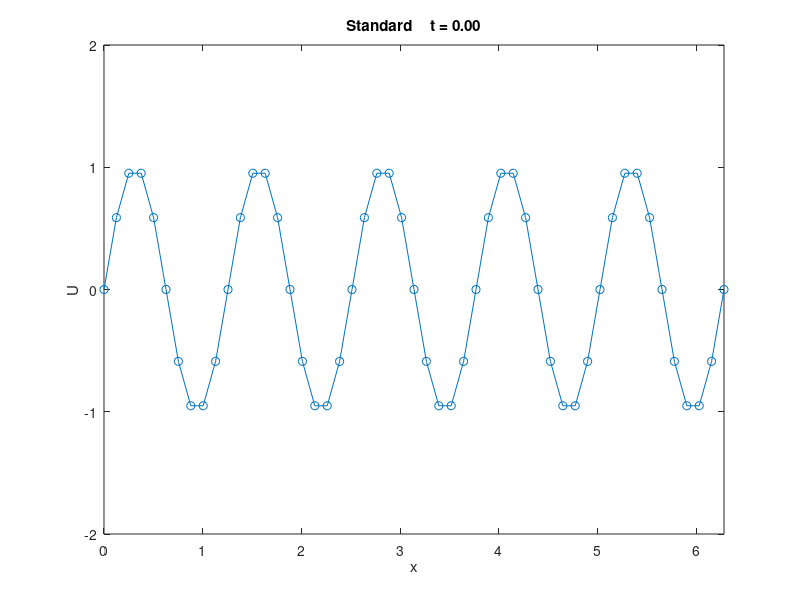
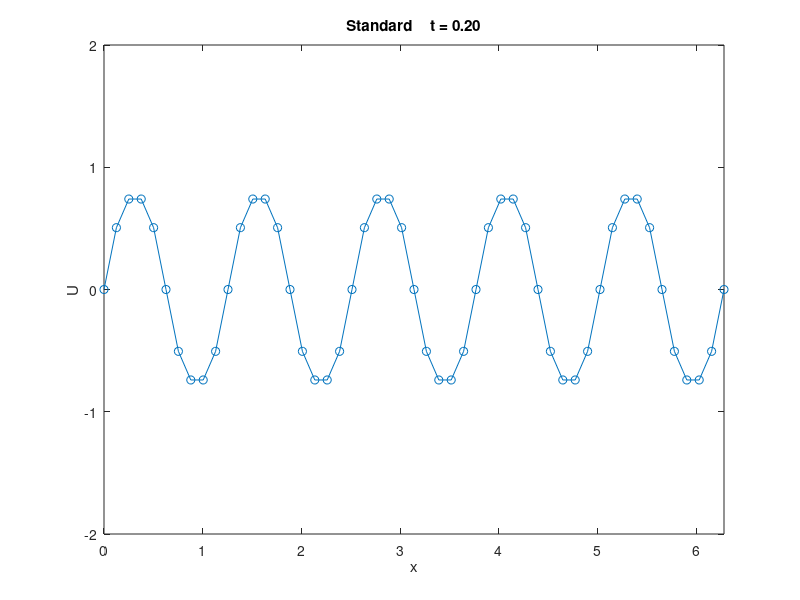
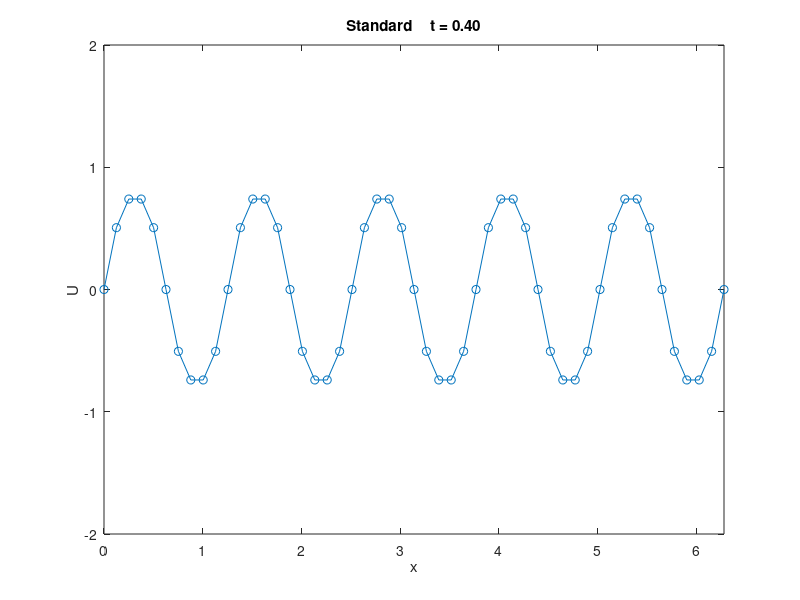
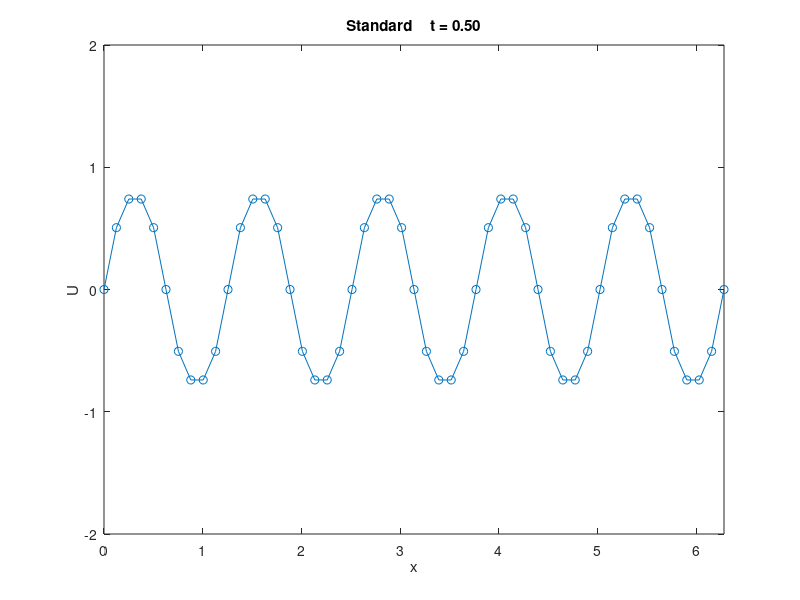

Write MATLAB code to recreate these figures, in order. (Note: this script raises an error after producing the figures.)
% Heat Equation with periodic boundary conditions.
clf;
clc;
clear all;

%addpath('./mole_MATLAB/')

%Settings %%%%
N = 50; % number of grid points

explicit = false;
plots = true;
plot_frequency = 10 * N;
skip_standard = false;
allen_cahn = true;

% Shared problem parameters

% Heat Equation
coeff=(1/.15).^2;  %Coefficient needed for Allen-Cahn PDE.
alpha = 1.0; % thermal diffusivity.

% X Domain
a = 0;
b = 2*pi;
dx = (b-a)/N;

% Time Domain
t0 = 0;
tf = 0.5;
dt = 0.1*(dx^2)/(4*alpha); % Von Neumann Stability Criterion

% Implicit "Standard" Finite Differences Approach

% X discretization
dx = (b-a)/N;
x = [0:dx:(b-dx)]'; % solution domain is u(0) to u(N) {u(x(0)) = u(x(N+1))}
x_display = [x; b];

% Time discretization
t = t0;
timesteps = 0;

% Initial Condition
if (allen_cahn)
  u0=1.2*(rand(size(x))-1*rand(size(x)));
  u0 = sin(5 * x);
else
  u0 = sin(2 * x);
end

u_display = [u0; u0(1)];
u = u0;
unew = u0;

% Finite Difference Operator Matrix
v = alpha*dt/dx^2;
a0 = v*ones(N, 1);
a1 = -2*v*ones(N, 1);
A = spdiags([a0 a1 a0], [-1 0 1], N, N);
A(1, N) = v;
A(N, 1) = v;

if (explicit)
  FD = speye(size(A)) + A;
else
  FD = speye(size(A)) - A;
end

figures_so_far = 1;

if (skip_standard == 0)

% Integrate
while (t < tf)
    % update U
    if (explicit)
      unew = FD * u;
    else
      unew = FD \ u;
    end

    if (allen_cahn)
      unew = unew - coeff*dt*(u.^3-u);
    end

    % timestep
    timesteps = timesteps+1;
    t = timesteps*dt;

    % Make a plot every few timesteps and on the last timestep.
    if (plots && (mod(timesteps-1, plot_frequency) == 0 || t >= tf))
      u_display = [u; u(1)];
      figure(figures_so_far);
      figures_so_far = figures_so_far + 1;

      plot(x_display, u_display, 'o-');
      str = sprintf('Standard \t t = %.2f', t);
      title(str)
      xlabel('x')
      ylabel('U')
      xlim([a b]);
      ylim([-2 2]);
    end

    u = unew;
end
end


% Implicit Mimetic Finite Differences Approach

% X discretization
x = [a (a+dx/2):dx:(b-dx/2)]';
x_display = [x; b];

% Time discretization
t = t0;
timesteps = 0;

% Initial Condition
if (allen_cahn)
  u0=1.2*(rand(size(x))-1*rand(size(x)));
  u0 = sin(5 * x);
else
  u0 = sin(2 * x);
end
u_display = [u0; u0(1)];
u = u0;
unew = u0;

% Mimetic Operator Matrix
order = 2;

% Instead of using MOLE's lap(), construct laplacian from div and grad ourselves.
% This lets us impose boundary conditions on D and G as needed.
D = div(order, N, dx); % 1D Mimetic divergence operator
G = grad(order, N, dx);

% Periodic BC imposed on the divergence operator
D(1,2) = 1/(2*dx);
D(1,end-1) = -1/(2*dx);
D(end,2) = 1/(2*dx);
D(end,end-1) = -1/(2*dx);

% Apply the rule that U(1) == U(end), and drop last row/column.
L = D*G;
L(:, 1) = L(:, 1) + L(:, end);
L = L(1:end-1,1:end-1);

if (explicit)
  MFD = speye(size(L)) + alpha*dt*L;
else
  MFD = speye(size(L)) - alpha*dt*L;
end

% Integrate
while (t < tf)
    % update U
    if (explicit)
      unew = MFD * u;
    else
      unew = MFD \ u;
    end

    if (allen_cahn)
      unew = unew - coeff*dt*(u.^3-u);
    end

    % timestep
    timesteps = timesteps+1;
    t = timesteps*dt;

    % Make a plot every few timesteps and on the last timestep.
    if (plots && (mod(timesteps-1, plot_frequency) == 0 || t >= tf))
      u_display = [u; u(1)];
      figure(figures_so_far);
      figures_so_far = figures_so_far + 1;

      plot(x_display, u_display, 'o-');
      str = sprintf('Mimetic \t t = %.2f', t);
      title(str)
      xlabel('x')
      ylabel('U')
      xlim([a b]);
      ylim([-2 2]);
    end

    u = unew;
end
